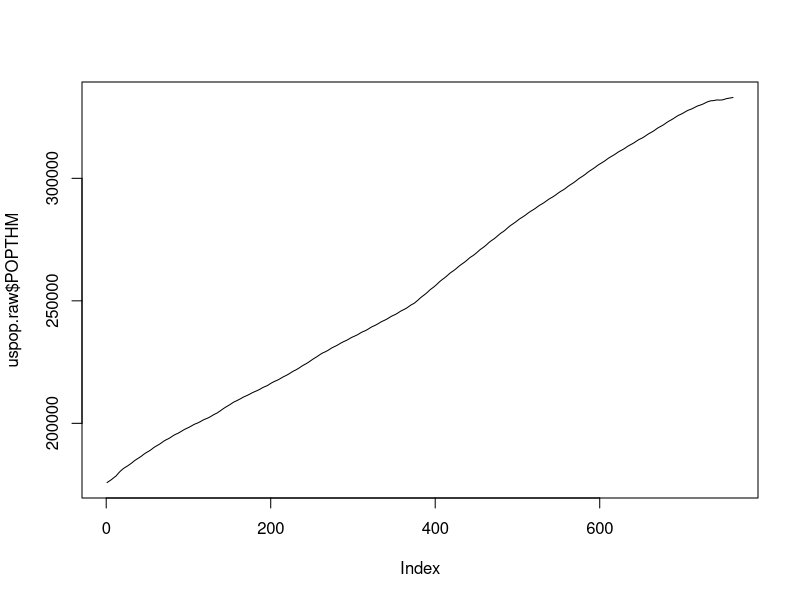

Write the R code that produced this figure.
#US Population Dataset
uspop.raw = read.csv("POPTHM.csv")
#Data downloaded from FRED. Monthly Data. Data given for each month equals the average of the estimated population on the first day of the month and the first day of the next month. The units are thousands of dollars so 200,000 actually refers to 200 million. 
plot(uspop.raw$POPTHM, type = "l")
dt = uspop.raw$POPTHM
#Let us fit the AR(1) model:
n = length(dt)
p = 1
yt = dt[(p+1):n]

Xmat = matrix(1, (n-p), 1)
for(j in 1:p)
{
   Xmat = cbind(Xmat, dt[(p-j+1):(n-j)])
}

modar = lm(yt ~ -1 + Xmat)
summary(modar)
#The coefficient phi1 is almost 1. So we can interpret this model as just fitting i.i.d Normals to the growth rates (growth rate = difference in population sizes of two successive years)
